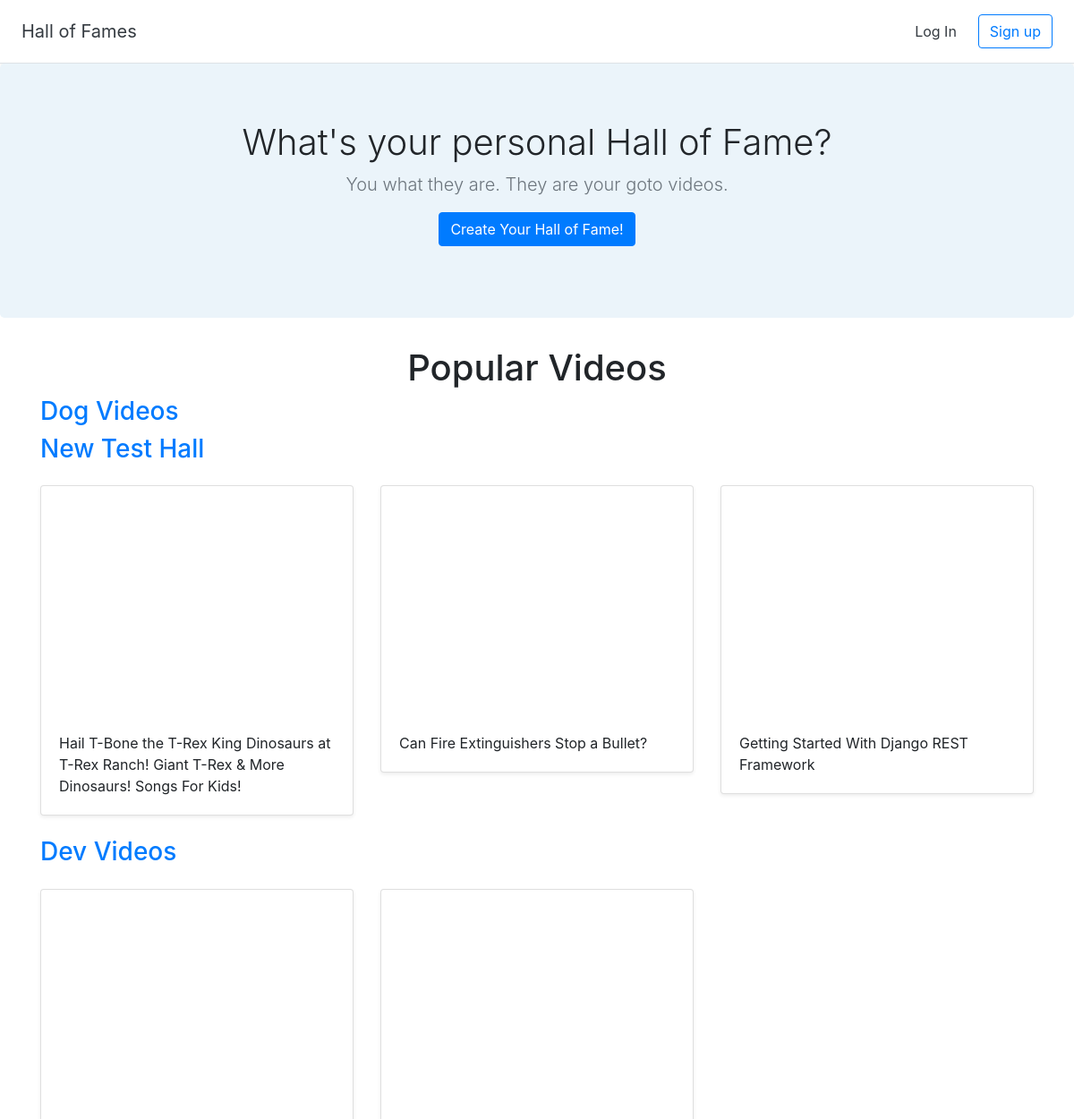
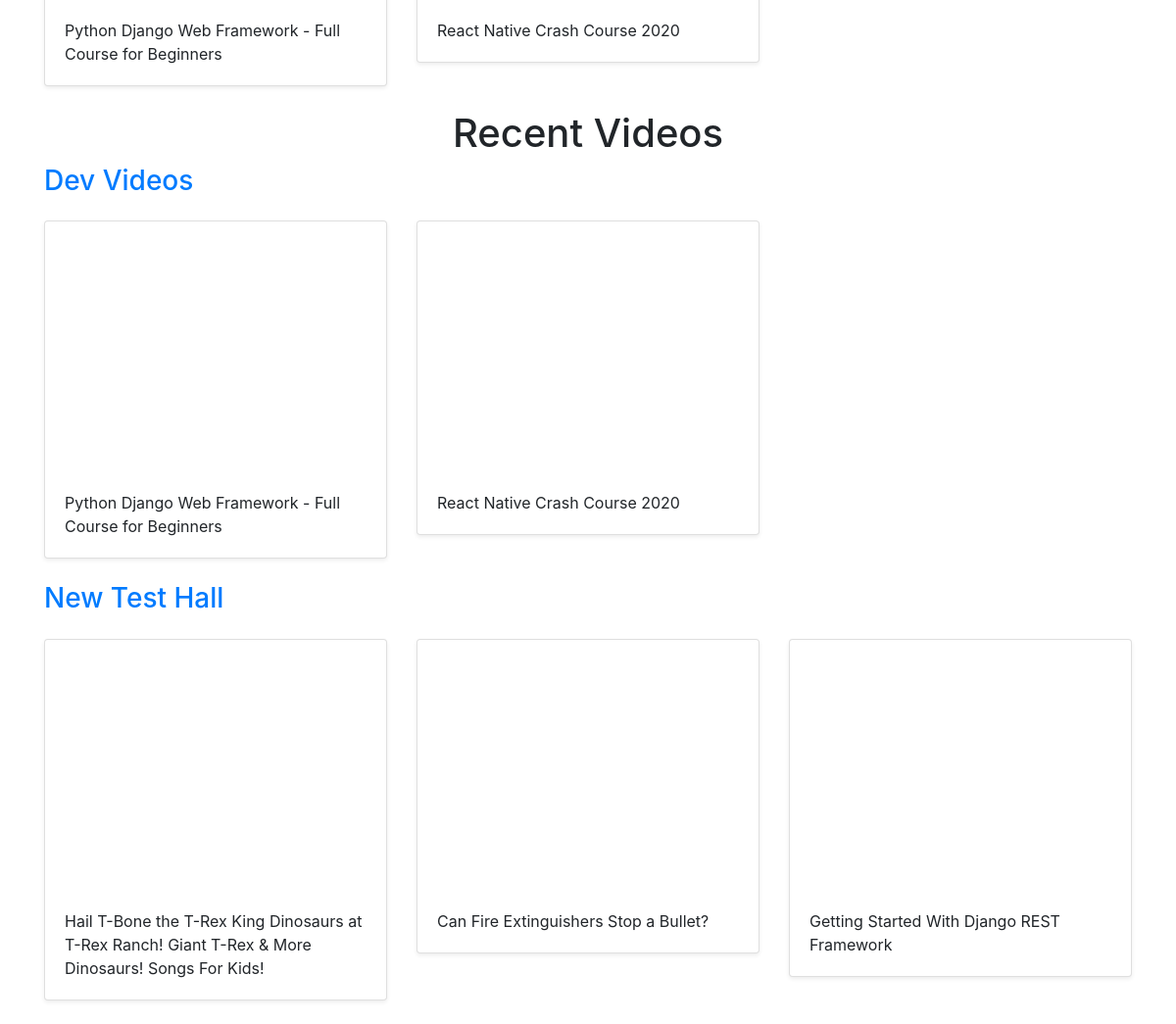
The page / on the database its author committed (2 pictures, top to bottom).
### halls/models.py (models this page shows, shortened)
class Hall(models.Model):
    title = models.CharField(max_length=255)
    user = models.ForeignKey(User, on_delete = models.CASCADE)

class Video(models.Model):
    title = models.CharField(max_length=255)
    url = models.URLField()
    youtube_id = models.CharField(max_length=255)
    hall = models.ForeignKey(Hall, on_delete=models.CASCADE)

### halls/views.py (the view)
# urls.py: 2. Add a URL to urlpatterns:  path('', views.home, name='home')
def home(request):
    recent_halls = Hall.objects.all().order_by('-id')[:2]
    popular_halls = [Hall.objects.get(pk=3), Hall.objects.get(pk=6), Hall.objects.get(pk=7)]
    return render(request, 'halls/home.html', {'recent_halls':recent_halls, 'popular_halls':popular_halls})

### halls/templates/halls/home.html (shortened to what this page needs)
{% extends 'halls/base.html' %}
{% block content %}
<section class="jumbotron text-center"
<div class="container">
    <h1 class="jumbotron-heading">What's your personal Hall of Fame?</h1>
    <p class="lead text-muted">You what they are. They are your goto videos.</p>
    <p>
        <a href="{% url 'create_hall' %}" class="btn btn-primary">Create Your Hall of Fame!</a>
    </p>
</section>
<div class="container">
    <h1 class="text-center">Popular Videos</h1>
    {% for hall in popular_halls %}
    <h3><a href="{% url 'detail_hall' hall.id %}">{{ hall.title }}</a></h3>
      <div class="row">
        {% for video in hall.video_set.all %}
          <div class="col-md-4 mt-3">
            <div class="card mb-4 shadow-sm">
                <iframe width="100%" height="255" src="https://www.youtube.com/embed/{{ video.youtube_id }}" frameborder="0" allow="accelerometer; autoplay; encrypted-media; gyroscope; picture-in-picture" allowfullscreen></iframe>
                <div class="card-body"><p class="card-text">{{ video.title }}</p></div>
        </div>
          </div>
        {% endfor %}
      </div>
      {% endfor %}
    <h1 class="text-center">Recent Videos</h1>
    {% for hall in recent_halls %}
    <h3><a href="{% url 'detail_hall' hall.id %}">{{ hall.title }}</a></h3>
      <div class="row">
        {% for video in hall.video_set.all %}
          <div class="col-md-4 mt-3">
            <div class="card mb-4 shadow-sm">
                <iframe width="100%" height="255" src="https://www.youtube.com/embed/{{ video.youtube_id }}" frameborder="0" allow="accelerometer; autoplay; encrypted-media; gyroscope; picture-in-picture" allowfullscreen></iframe>
                <div class="card-body"><p class="card-text">{{ video.title }}</p></div>
        </div>
          </div>
        {% endfor %}
      </div>
      {% endfor %}
</div>
{% endblock %}

### halls/static/custom.css (style rules this page uses)
.jumbotron { background-color: #EBF4FA; }
.jumbotron-heading { font-weight: 300; }

### rows shown on the page
Hall: title "Dog Videos"
Hall: title "New Test Hall"
Video: title "Hail T-Bone the T-Rex King Dinosaurs at T-Rex Ranch! Giant T-Rex & More Dinosaurs! Songs For Kids!"
Video: title "Can Fire Extinguishers Stop a Bullet?"
Video: title "Getting Started With Django REST Framework"
Hall: title "Dev Videos"
Video: title "Python Django Web Framework - Full Course for Beginners"
Video: title "React Native Crash Course 2020"
